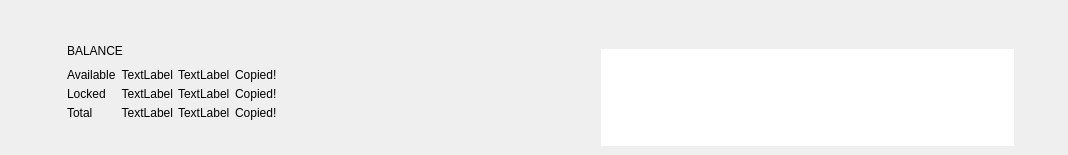
<?xml version="1.0" encoding="UTF-8"?>
<ui version="4.0">
 <class>OverviewHeaderFrame</class>
 <widget class="QFrame" name="OverviewHeaderFrame">
  <property name="geometry">
   <rect>
    <x>0</x>
    <y>0</y>
    <width>1068</width>
    <height>155</height>
   </rect>
  </property>
  <property name="windowTitle">
   <string>Frame</string>
  </property>
  <property name="frameShape">
   <enum>QFrame::NoFrame</enum>
  </property>
  <property name="frameShadow">
   <enum>QFrame::Raised</enum>
  </property>
  <layout class="QHBoxLayout" name="horizontalLayout">
   <property name="spacing">
    <number>0</number>
   </property>
   <property name="sizeConstraint">
    <enum>QLayout::SetDefaultConstraint</enum>
   </property>
   <property name="leftMargin">
    <number>0</number>
   </property>
   <property name="topMargin">
    <number>0</number>
   </property>
   <property name="rightMargin">
    <number>0</number>
   </property>
   <property name="bottomMargin">
    <number>0</number>
   </property>
   <item>
    <widget class="QFrame" name="m_overviewBalanceFrame">
     <property name="frameShape">
      <enum>QFrame::NoFrame</enum>
     </property>
     <property name="frameShadow">
      <enum>QFrame::Raised</enum>
     </property>
     <layout class="QGridLayout" name="gridLayout">
      <property name="leftMargin">
       <number>30</number>
      </property>
      <property name="topMargin">
       <number>25</number>
      </property>
      <property name="bottomMargin">
       <number>15</number>
      </property>
      <property name="spacing">
       <number>5</number>
      </property>
      <item row="1" column="2" colspan="5">
       <widget class="WalletGui::WalletHeaderLabel" name="label">
        <property name="text">
         <string>BALANCE</string>
        </property>
        <property name="indent">
         <number>0</number>
        </property>
       </widget>
      </item>
      <item row="4" column="4" alignment="Qt::AlignLeft">
       <widget class="WalletGui::WalletNormalGrayTextLabel" name="m_overviewLockedBalanceTickerLabel">
        <property name="text">
         <string>TextLabel</string>
        </property>
        <property name="indent">
         <number>0</number>
        </property>
       </widget>
      </item>
      <item row="3" column="2">
       <widget class="WalletGui::WalletSmallGrayTextLabel" name="m_overviewAvailableBalanceTextLabel">
        <property name="text">
         <string>Available</string>
        </property>
        <property name="indent">
         <number>0</number>
        </property>
       </widget>
      </item>
      <item row="4" column="2">
       <widget class="WalletGui::WalletSmallGrayTextLabel" name="m_overviewLockedBalanceTextLabel">
        <property name="text">
         <string>Locked</string>
        </property>
        <property name="indent">
         <number>0</number>
        </property>
       </widget>
      </item>
      <item row="5" column="4">
       <widget class="WalletGui::WalletNormalGreenBoldTextLabel" name="m_overviewTotalBalanceTickerLabel">
        <property name="text">
         <string>TextLabel</string>
        </property>
        <property name="indent">
         <number>0</number>
        </property>
       </widget>
      </item>
      <item row="3" column="3">
       <widget class="WalletGui::WalletNormalGrayTextLabel" name="m_overviewAvailableBalanceLabel">
        <property name="cursor">
         <cursorShape>PointingHandCursor</cursorShape>
        </property>
        <property name="toolTip">
         <string>Click to copy</string>
        </property>
        <property name="text">
         <string>TextLabel</string>
        </property>
        <property name="alignment">
         <set>Qt::AlignRight|Qt::AlignTrailing|Qt::AlignVCenter</set>
        </property>
       </widget>
      </item>
      <item row="1" column="0" rowspan="5">
       <widget class="QLabel" name="m_overviewBalanceIconLabel">
        <property name="text">
         <string/>
        </property>
        <property name="pixmap">
         <pixmap resource="../../resources.qrc">:/icons/actual_balance</pixmap>
        </property>
       </widget>
      </item>
      <item row="4" column="3">
       <widget class="WalletGui::WalletNormalGrayTextLabel" name="m_overviewLockedBalanceLabel">
        <property name="cursor">
         <cursorShape>PointingHandCursor</cursorShape>
        </property>
        <property name="toolTip">
         <string>Click to copy</string>
        </property>
        <property name="text">
         <string>TextLabel</string>
        </property>
        <property name="alignment">
         <set>Qt::AlignRight|Qt::AlignTrailing|Qt::AlignVCenter</set>
        </property>
       </widget>
      </item>
      <item row="5" column="3">
       <widget class="WalletGui::WalletNormalGreenBoldTextLabel" name="m_overviewTotalBalanceLabel">
        <property name="cursor">
         <cursorShape>PointingHandCursor</cursorShape>
        </property>
        <property name="toolTip">
         <string>Click to copy</string>
        </property>
        <property name="text">
         <string>TextLabel</string>
        </property>
        <property name="alignment">
         <set>Qt::AlignRight|Qt::AlignTrailing|Qt::AlignVCenter</set>
        </property>
       </widget>
      </item>
      <item row="6" column="0" colspan="7">
       <spacer name="verticalSpacer">
        <property name="orientation">
         <enum>Qt::Vertical</enum>
        </property>
        <property name="sizeHint" stdset="0">
         <size>
          <width>20</width>
          <height>40</height>
         </size>
        </property>
       </spacer>
      </item>
      <item row="3" column="4">
       <widget class="WalletGui::WalletNormalGrayTextLabel" name="m_overviewAvailableBalanceTickerLabel">
        <property name="text">
         <string>TextLabel</string>
        </property>
        <property name="indent">
         <number>0</number>
        </property>
       </widget>
      </item>
      <item row="3" column="6" rowspan="3">
       <spacer name="horizontalSpacer">
        <property name="orientation">
         <enum>Qt::Horizontal</enum>
        </property>
        <property name="sizeHint" stdset="0">
         <size>
          <width>40</width>
          <height>20</height>
         </size>
        </property>
       </spacer>
      </item>
      <item row="0" column="0" colspan="7">
       <spacer name="verticalSpacer_2">
        <property name="orientation">
         <enum>Qt::Vertical</enum>
        </property>
        <property name="sizeHint" stdset="0">
         <size>
          <width>20</width>
          <height>40</height>
         </size>
        </property>
       </spacer>
      </item>
      <item row="1" column="1" rowspan="5">
       <spacer name="horizontalSpacer_4">
        <property name="orientation">
         <enum>Qt::Horizontal</enum>
        </property>
        <property name="sizeType">
         <enum>QSizePolicy::Fixed</enum>
        </property>
        <property name="sizeHint" stdset="0">
         <size>
          <width>20</width>
          <height>20</height>
         </size>
        </property>
       </spacer>
      </item>
      <item row="5" column="2">
       <widget class="WalletGui::WalletSmallGreenBoldTextLabel" name="m_overviewTotalBalanceTextLabel">
        <property name="text">
         <string>Total</string>
        </property>
        <property name="indent">
         <number>0</number>
        </property>
       </widget>
      </item>
      <item row="3" column="5">
       <widget class="WalletGui::CopyMagicLabel" name="m_availableBalanceCopyLabel">
        <property name="text">
         <string>Copied!</string>
        </property>
        <property name="indent">
         <number>0</number>
        </property>
       </widget>
      </item>
      <item row="4" column="5">
       <widget class="WalletGui::CopyMagicLabel" name="m_lockedBalanceCopyLabel">
        <property name="text">
         <string>Copied!</string>
        </property>
        <property name="indent">
         <number>0</number>
        </property>
       </widget>
      </item>
      <item row="5" column="5">
       <widget class="WalletGui::CopyMagicLabel" name="m_totalBalanceCopyLabel">
        <property name="text">
         <string>Copied!</string>
        </property>
        <property name="indent">
         <number>0</number>
        </property>
       </widget>
      </item>
      <item row="2" column="2" colspan="4">
       <spacer name="verticalSpacer_8">
        <property name="orientation">
         <enum>Qt::Vertical</enum>
        </property>
        <property name="sizeType">
         <enum>QSizePolicy::Fixed</enum>
        </property>
        <property name="sizeHint" stdset="0">
         <size>
          <width>20</width>
          <height>0</height>
         </size>
        </property>
       </spacer>
      </item>
     </layout>
    </widget>
   </item>
   <!--<item>
    <widget class="QFrame" name="m_overviewMiningFrame">
     <property name="frameShape">
      <enum>QFrame::NoFrame</enum>
     </property>
     <property name="frameShadow">
      <enum>QFrame::Raised</enum>
     </property>
     <layout class="QGridLayout" name="gridLayout_2">
      <property name="leftMargin">
       <number>30</number>
      </property>
      <property name="topMargin">
       <number>25</number>
      </property>
      <property name="bottomMargin">
       <number>15</number>
      </property>
      <property name="spacing">
       <number>5</number>
      </property>
      <item row="3" column="2">
       <widget class="WalletGui::WalletSmallBlackTextLabel" name="label_3">
        <property name="text">
         <string>Your</string>
        </property>
        <property name="indent">
         <number>0</number>
        </property>
       </widget>
      </item>
      <item row="6" column="0" colspan="6">
       <spacer name="verticalSpacer_4">
        <property name="orientation">
         <enum>Qt::Vertical</enum>
        </property>
        <property name="sizeHint" stdset="0">
         <size>
          <width>20</width>
          <height>40</height>
         </size>
        </property>
       </spacer>
      </item>
      <item row="5" column="3" alignment="Qt::AlignLeft">
       <widget class="WalletGui::WalletNormalBlackTextLabel" name="m_overviewNetworkDifficultyLabel">
        <property name="text">
         <string>TextLabel</string>
        </property>
       </widget>
      </item>
      <item row="1" column="1" rowspan="5">
       <spacer name="horizontalSpacer_5">
        <property name="orientation">
         <enum>Qt::Horizontal</enum>
        </property>
        <property name="sizeType">
         <enum>QSizePolicy::Fixed</enum>
        </property>
        <property name="sizeHint" stdset="0">
         <size>
          <width>20</width>
          <height>20</height>
         </size>
        </property>
       </spacer>
      </item>
      <item row="5" column="2">
       <widget class="WalletGui::WalletSmallBlackTextLabel" name="label_7">
        <property name="text">
         <string>Difficulty</string>
        </property>
        <property name="indent">
         <number>0</number>
        </property>
       </widget>
      </item>
      <item row="1" column="0" rowspan="5">
       <widget class="QLabel" name="m_overviewMiningIconLabel">
        <property name="text">
         <string/>
        </property>
        <property name="pixmap">
         <pixmap resource="../../resources.qrc">:/icons/miner-big</pixmap>
        </property>
       </widget>
      </item>
      <item row="1" column="2" colspan="2">
       <layout class="QHBoxLayout" name="horizontalLayout_2" stretch="0,1">
        <property name="spacing">
         <number>10</number>
        </property>
        <item alignment="Qt::AlignVCenter">
         <widget class="WalletGui::WalletHeaderLabel" name="m_miningStatusTextLabel">
          <property name="text">
           <string>MINING</string>
          </property>
          <property name="indent">
           <number>0</number>
          </property>
         </widget>
        </item>
        <item alignment="Qt::AlignLeft|Qt::AlignVCenter">
         <widget class="QPushButton" name="m_startMiningButton">
          <property name="focusPolicy">
           <enum>Qt::NoFocus</enum>
          </property>
          <property name="text">
           <string>Start mining</string>
          </property>
          <property name="checkable">
           <bool>true</bool>
          </property>
         </widget>
        </item>
       </layout>
      </item>
      <item row="3" column="3">
       <layout class="QHBoxLayout" name="horizontalLayout_3" stretch="0,1">
        <property name="spacing">
         <number>20</number>
        </property>
        <property name="leftMargin">
         <number>0</number>
        </property>
        <item alignment="Qt::AlignLeft">
         <widget class="WalletGui::WalletNormalBlackTextLabel" name="m_overviewHashRateLabel">
          <property name="text">
           <string>TextLabel</string>
          </property>
         </widget>
        </item>
        <item alignment="Qt::AlignLeft">
         <widget class="QLabel" name="m_miningStateLabel">
          <property name="text">
           <string>mining off</string>
          </property>
          <property name="indent">
           <number>0</number>
          </property>
         </widget>
        </item>
       </layout>
      </item>
      <item row="0" column="0" colspan="6">
       <spacer name="verticalSpacer_3">
        <property name="orientation">
         <enum>Qt::Vertical</enum>
        </property>
        <property name="sizeHint" stdset="0">
         <size>
          <width>20</width>
          <height>40</height>
         </size>
        </property>
       </spacer>
      </item>
      <item row="3" column="5" rowspan="3">
       <spacer name="horizontalSpacer_2">
        <property name="orientation">
         <enum>Qt::Horizontal</enum>
        </property>
        <property name="sizeHint" stdset="0">
         <size>
          <width>40</width>
          <height>20</height>
         </size>
        </property>
       </spacer>
      </item>
      <item row="4" column="3" alignment="Qt::AlignLeft">
       <widget class="WalletGui::WalletNormalBlackTextLabel" name="m_overviewNetworkHashrateLabel">
        <property name="text">
         <string>TextLabel</string>
        </property>
       </widget>
      </item>
      <item row="4" column="2">
       <widget class="WalletGui::WalletSmallBlackTextLabel" name="label_5">
        <property name="text">
         <string>Network</string>
        </property>
        <property name="indent">
         <number>0</number>
        </property>
       </widget>
      </item>
      <item row="2" column="2" colspan="2">
       <spacer name="verticalSpacer_7">
        <property name="orientation">
         <enum>Qt::Vertical</enum>
        </property>
        <property name="sizeType">
         <enum>QSizePolicy::Fixed</enum>
        </property>
        <property name="sizeHint" stdset="0">
         <size>
          <width>20</width>
          <height>0</height>
         </size>
        </property>
       </spacer>
      </item>
     </layout>
    </widget>
   </item>-->
   <item>
    <widget class="QFrame" name="m_overviewPoolFrame">
     <property name="frameShape">
      <enum>QFrame::NoFrame</enum>
     </property>
     <property name="frameShadow">
      <enum>QFrame::Raised</enum>
     </property>
     <layout class="QGridLayout" name="gridLayout_3" columnstretch="0,0,0,1,0">
      <property name="leftMargin">
       <number>30</number>
      </property>
      <property name="topMargin">
       <number>25</number>
      </property>
      <property name="spacing">
       <number>5</number>
      </property>
      <item row="4" column="0" colspan="5">
       <spacer name="verticalSpacer_6">
        <property name="orientation">
         <enum>Qt::Vertical</enum>
        </property>
        <property name="sizeHint" stdset="0">
         <size>
          <width>20</width>
          <height>40</height>
         </size>
        </property>
       </spacer>
      </item>
      <item row="3" column="4">
       <spacer name="horizontalSpacer_3">
        <property name="orientation">
         <enum>Qt::Horizontal</enum>
        </property>
        <property name="sizeHint" stdset="0">
         <size>
          <width>40</width>
          <height>20</height>
         </size>
        </property>
       </spacer>
      </item>
      <item row="1" column="3" colspan="2">
       <widget class="WalletGui::WalletNormalBlackTextLabel" name="m_overviewPoolSizeLabel">
        <property name="text">
         <string></string>
        </property>
        <property name="indent">
         <number>0</number>
        </property>
       </widget>
      </item>
      <item row="1" column="1" rowspan="3">
       <spacer name="horizontalSpacer_6">
        <property name="orientation">
         <enum>Qt::Horizontal</enum>
        </property>
        <property name="sizeType">
         <enum>QSizePolicy::Fixed</enum>
        </property>
        <property name="sizeHint" stdset="0">
         <size>
          <width>20</width>
          <height>20</height>
         </size>
        </property>
       </spacer>
      </item>
      <item row="0" column="0" colspan="5">
       <spacer name="verticalSpacer_5">
        <property name="orientation">
         <enum>Qt::Vertical</enum>
        </property>
        <property name="sizeHint" stdset="0">
         <size>
          <width>20</width>
          <height>40</height>
         </size>
        </property>
       </spacer>
      </item>
      <item row="3" column="2" colspan="2">
       <widget class="WalletGui::OverviewTransactionPoolTreeView" name="m_overviewTransactionPoolView">
        <property name="frameShape">
         <enum>QFrame::NoFrame</enum>
        </property>
        <property name="selectionMode">
         <enum>QAbstractItemView::NoSelection</enum>
        </property>
        <property name="textElideMode">
         <enum>Qt::ElideMiddle</enum>
        </property>
        <property name="rootIsDecorated">
         <bool>false</bool>
        </property>
        <property name="uniformRowHeights">
         <bool>true</bool>
        </property>
        <property name="itemsExpandable">
         <bool>false</bool>
        </property>
        <attribute name="headerVisible">
         <bool>false</bool>
        </attribute>
        <attribute name="headerStretchLastSection">
         <bool>false</bool>
        </attribute>
       </widget>
      </item>
      <item row="1" column="2" alignment="Qt::AlignLeft">
       <widget class="WalletGui::WalletHeaderLabel" name="label_9">
        <property name="text">
         <string></string>
        </property>
        <property name="indent">
         <number></number>
        </property>
       </widget>
      </item>
      <item row="1" column="0" rowspan="3">
       <widget class="QLabel" name="m_overviewPoolIconLabel">
        <property name="text">
         <string/>
        </property>
        <property name="pixmap">
         <pixmap resource="../../resources.qrc"></pixmap>
        </property>
       </widget>
      </item>
      <item row="2" column="2" colspan="2">
       <spacer name="verticalSpacer_9">
        <property name="orientation">
         <enum>Qt::Vertical</enum>
        </property>
        <property name="sizeType">
         <enum>QSizePolicy::Fixed</enum>
        </property>
        <property name="sizeHint" stdset="0">
         <size>
          <width>20</width>
          <height>0</height>
         </size>
        </property>
       </spacer>
      </item>
     </layout>
    </widget>
   </item>
  </layout>
 </widget>
 <customwidgets>
  <customwidget>
   <class>WalletGui::WalletSmallGrayTextLabel</class>
   <extends>QLabel</extends>
   <header>Gui/Common/WalletTextLabel.h</header>
  </customwidget>
  <customwidget>
   <class>WalletGui::WalletHeaderLabel</class>
   <extends>QLabel</extends>
   <header>Gui/Common/WalletTextLabel.h</header>
  </customwidget>
  <customwidget>
   <class>WalletGui::CopyMagicLabel</class>
   <extends>QLabel</extends>
   <header>Gui/Common/CopyMagicLabel.h</header>
  </customwidget>
  <customwidget>
   <class>WalletGui::WalletNormalGrayTextLabel</class>
   <extends>QLabel</extends>
   <header>Gui/Common/WalletTextLabel.h</header>
  </customwidget>
  <customwidget>
   <class>WalletGui::WalletNormalBlackTextLabel</class>
   <extends>QLabel</extends>
   <header>Gui/Common/WalletTextLabel.h</header>
  </customwidget>
  <customwidget>
   <class>WalletGui::WalletSmallGreenBoldTextLabel</class>
   <extends>QLabel</extends>
   <header>Gui/Common/WalletTextLabel.h</header>
  </customwidget>
  <customwidget>
   <class>WalletGui::WalletNormalGreenBoldTextLabel</class>
   <extends>QLabel</extends>
   <header>Gui/Common/WalletTextLabel.h</header>
  </customwidget>
  <customwidget>
   <class>WalletGui::WalletSmallBlackTextLabel</class>
   <extends>QLabel</extends>
   <header>Gui/Common/WalletTextLabel.h</header>
  </customwidget>
  <customwidget>
   <class>WalletGui::OverviewTransactionPoolTreeView</class>
   <extends>QTreeView</extends>
   <header>Gui/Overview/OverviewTransactionPoolTreeView.h</header>
  </customwidget>
 </customwidgets>
 <resources>
  <include location="../../resources.qrc"/>
 </resources>
 <connections>
  <connection>
   <sender>m_overviewTransactionPoolView</sender>
   <signal>doubleClicked(QModelIndex)</signal>
   <receiver>OverviewHeaderFrame</receiver>
   <slot>poolTransactionClicked(QModelIndex)</slot>
   <hints>
    <hint type="sourcelabel">
     <x>882</x>
     <y>90</y>
    </hint>
    <hint type="destinationlabel">
     <x>533</x>
     <y>73</y>
    </hint>
   </hints>
  </connection>
  <connection>
   <sender>m_startMiningButton</sender>
   <signal>clicked(bool)</signal>
   <receiver>OverviewHeaderFrame</receiver>
   <slot>startMiningClicked(bool)</slot>
   <hints>
    <hint type="sourcelabel">
     <x>579</x>
     <y>46</y>
    </hint>
    <hint type="destinationlabel">
     <x>533</x>
     <y>77</y>
    </hint>
   </hints>
  </connection>
 </connections>
 <slots>
  <slot>poolTransactionClicked(QModelIndex)</slot>
  <slot>startMiningClicked(bool)</slot>
 </slots>
</ui>
